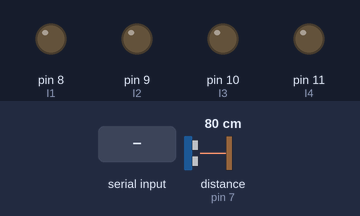
Recording of a sketch running on a simulated Arduino Uno, built with avr-gcc and run on an emulated ATmega328P. On the bench: output pins drawn as LEDs (lit = HIGH). Wiring (inferred from the names in the program): ultrasonic range finder: trigger pin 6; echo pin 7. The inputs (shaded band) are chosen by the test bench; at power-on: distance to the obstacle (sensor on pin 7) 80 cm. The echo pulse lasts 58.3 µs per cm; pins used as bus, display or sensor lines are not drawn; what the sketch prints to the serial monitor is not drawn.

Above: at 1.2 s.
1.3 s: "F" received over the second serial link
At 2.2 s:
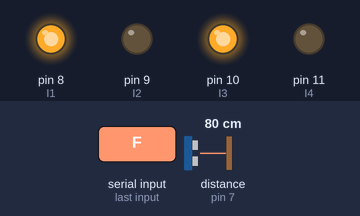
2.8 s: "B" received over the second serial link
At 3.8 s:
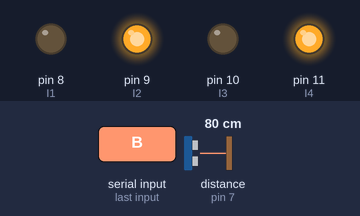
4.3 s: "L" received over the second serial link
At 4.9 s:
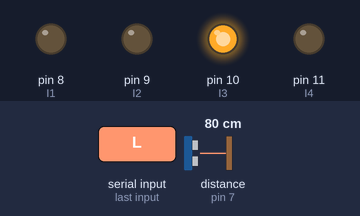
5.8 s: "R" received over the second serial link
At 7.2 s:
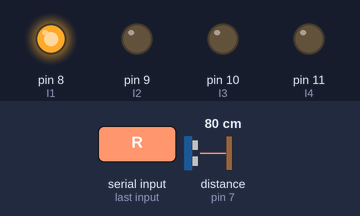
Timing chart, 0 to 8.8 s (numbered marks = the images above; inputs shaded):
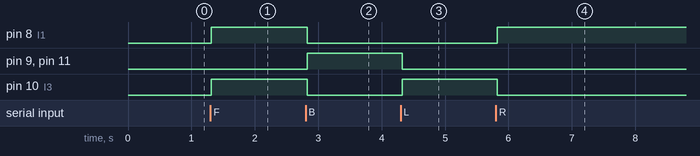

The sketch:

gesture_control.ino
```cpp
#include <SoftwareSerial.h>

SoftwareSerial BT(2, 3);

// Motor pins
int I1 = 8;
int I2 = 9;
int I3 = 10;
int I4 = 11;

// Ultrasonic pins
int trigPin = 6;
int echoPin = 7;

char receiving = 'S';

long duration;
int distance;

void setup()
{
  Serial.begin(9600);
  BT.begin(9600);

  pinMode(I1, OUTPUT);
  pinMode(I2, OUTPUT);
  pinMode(I3, OUTPUT);
  pinMode(I4, OUTPUT);

  pinMode(trigPin, OUTPUT);
  pinMode(echoPin, INPUT);

  Serial.println("Robot Ready");
}


// ===== MOTOR FUNCTIONS =====

void forward()
{
  digitalWrite(I1, HIGH);
  digitalWrite(I2, LOW);
  digitalWrite(I3, HIGH);
  digitalWrite(I4, LOW);
}

void reverse()
{
  digitalWrite(I1, LOW);
  digitalWrite(I2, HIGH);
  digitalWrite(I3, LOW);
  digitalWrite(I4, HIGH);
}

void left()
{
  digitalWrite(I1, LOW);
  digitalWrite(I2, LOW);
  digitalWrite(I3, HIGH);
  digitalWrite(I4, LOW);
}

void right()
{
  digitalWrite(I1, HIGH);
  digitalWrite(I2, LOW);
  digitalWrite(I3, LOW);
  digitalWrite(I4, LOW);
}

void stopMotors()
{
  digitalWrite(I1, LOW);
  digitalWrite(I2, LOW);
  digitalWrite(I3, LOW);
  digitalWrite(I4, LOW);
}


// ===== DISTANCE FUNCTION =====

int getDistance()
{
  digitalWrite(trigPin, LOW);
  delayMicroseconds(2);

  digitalWrite(trigPin, HIGH);
  delayMicroseconds(10);
  digitalWrite(trigPin, LOW);

  duration = pulseIn(echoPin, HIGH);

  distance = duration * 0.034 / 2;

  return distance;
}


// ===== MAIN LOOP =====

void loop()
{
  int d = getDistance();

  Serial.print("Distance: ");
  Serial.println(d);

  if (BT.available())
  {
    receiving = BT.read();

    Serial.print("Received: ");
    Serial.println(receiving);
  }

  //  CONTROL LOGIC

  if (receiving == 'F')
  {
    if (d > 2 && d < 15)
    {
      Serial.println("Obstacle → STOP");
      stopMotors();
    }
    else
    {
      forward();
    }
  }

  else if (receiving == 'B')
  {
    reverse();   // ALWAYS allowed
  }

  else if (receiving == 'L')
  {
    left();      // ALWAYS allowed
  }

  else if (receiving == 'R')
  {
    right();     // ALWAYS allowed
  }

  else
  {
    stopMotors();
  }
}
```

Measured:
- after the input at 1.3 s, pin 8 (I1), pin 10 (I3): LOW → HIGH at once
- after the input at 2.8 s, pin 8 (I1), pin 10 (I3): HIGH → LOW at once; pin 9 (I2), pin 11 (I4): LOW → HIGH at once
- after the input at 4.3 s, pin 9 (I2), pin 11 (I4): HIGH → LOW at once; pin 10 (I3): LOW → HIGH at once
- after the input at 5.8 s, pin 8 (I1): LOW → HIGH at once; pin 10 (I3): HIGH → LOW at once
